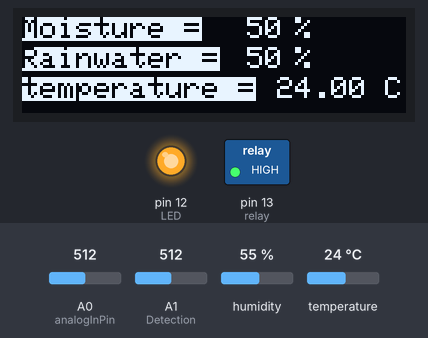
The sketch below on a simulated Arduino Uno, built with avr-gcc and run on an emulated ATmega328P. On the bench: 128×32 one-colour display, switched loads named in the sketch (green lamp = pin HIGH), output pins drawn as LEDs (lit = HIGH). Inputs (shaded band) come from the test bench; at power-on: A0 (analogInPin) = 512, A1 (Detection) = 512, temperature 24 °C, humidity 55 %.

Above: at 2.2 s.
2.3 s: A0 (analogInPin) set to 495
At 11.9 s:
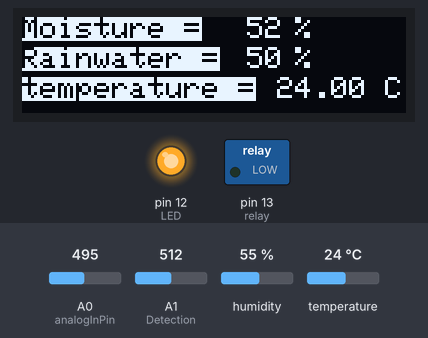
12.6 s: A1 (Detection) set to 700
At 22.3 s:
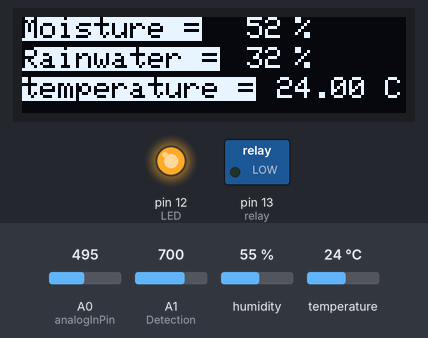
22.6 s: A1 (Detection) set to 733
At 31.8 s:
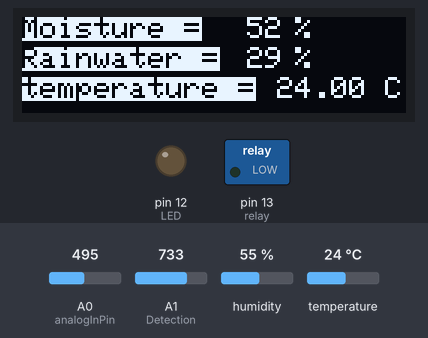
32.7 s: A0 (analogInPin) set to 716
At 42.3 s:
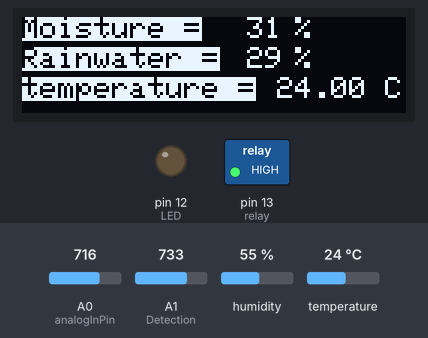
42.7 s: temperature set to 12 °C
At 51.6 s:
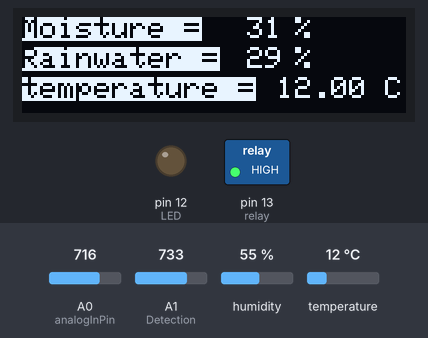
52.8 s: A1 (Detection) set to 716
At 62.1 s:
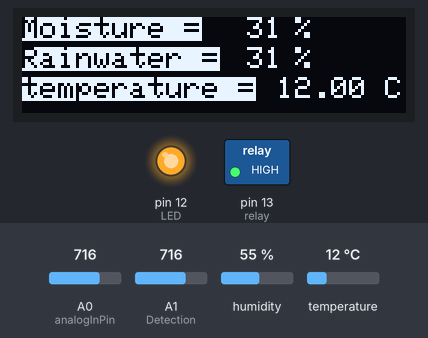
Timing chart, 0 to 63.6 s (numbered marks = the images above; inputs shaded):
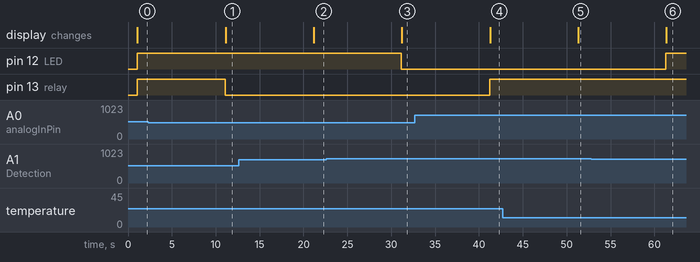

The sketch:

Project_Smart_Farm.ino
```cpp
#include <Adafruit_GFX.h>  //ประค่าของตัววัดคาวมชื้นดิน
#include <Adafruit_SSD1306.h>
#include <SPI.h>
#include <Wire.h>

Adafruit_SSD1306 oled = Adafruit_SSD1306(128, 32, &Wire);

#include "DHT.h"   //ประกาศค่าของตัววัดอณุหภูมิ
#define DHTPIN 7
#define DHTTYPE DHT11

DHT dht(DHTPIN, DHTTYPE);

const int analogInPin = A0; //ประกาศขา
const int Detection = A1;

const int relay = 13;  //ขา Relay
const int LED = 12;  //ขา LED


int Moisture = 0;        // ตัวแปรค่า Analog
int outputValue = 0;        // ตัวแปรสำหรับ Map เพื่อคิด %

int Moistur = 0;        // ตัวแปรค่า Analog
int outputValu = 0;        // ตัวแปรสำหรับ Map เพื่อคิด %

void setup(){

  Serial.begin(9600);

  pinMode(relay, OUTPUT);
  pinMode(LED, OUTPUT);
  oled.begin(0x3C); // Address 0x3C for 128x32
  oled.clearDisplay();

  dht.begin();

  delay(1000);
  }

void loop(){

  Moisture = analogRead(analogInPin);
  outputValue = map(Moisture, 0, 1023, 100, 0);

  Moistur = analogRead(Detection);
  outputValu = map(Moistur, 0, 1023, 100, 0);


  if (outputValue <= 50) {         //ตั้งค่า % ที่ต้องการจะรดน้ำต้นไม้
    digitalWrite(relay, HIGH);
  }

  else {
    digitalWrite(relay, LOW);      //จะหยุดเมื่อน้อยกว่า 50
  }

  if (outputValu > 30) {         //ตั้งค่า % ที่ต้องการจะรดน้ำต้นไม้
    digitalWrite(LED, HIGH);
  }

  else {
    digitalWrite(LED, LOW);      //จะหยุดเมื่อน้อยกว่า 50
  }


  oled.clearDisplay();

  float t = dht.readTemperature();

  oled.setCursor(0, 10);
  oled.setTextSize(1);
  oled.setTextColor(BLACK, WHITE);
  oled.print("Rainwater =");

   oled.setCursor(75, 10);
  oled.setTextColor(SSD1306_WHITE);
  oled.setTextSize(1);
  oled.print(outputValu);

  oled.setCursor(85, 10);
  oled.setTextColor(SSD1306_WHITE);
  oled.setTextSize(1);
  oled.print(" %");


  oled.setCursor(0, 0);
  oled.setTextSize(1);
  oled.setTextColor(BLACK, WHITE);
  oled.print("Moisture =");

  oled.setCursor(75, 0);
  oled.setTextColor(SSD1306_WHITE);
  oled.setTextSize(1);
  oled.print(outputValue);


  oled.setCursor(85, 0);
  oled.setTextColor(SSD1306_WHITE);
  oled.setTextSize(1);
  oled.print(" %");

  oled.setCursor(85, 20);
  oled.setTextSize(1);
  oled.print(t);

  oled.setCursor(115, 20);
  oled.setTextColor(SSD1306_WHITE);
  oled.setTextSize(1);              // ขนาดตัวอักษร
  oled.print(" C");                 //องศา

  oled.setCursor(0, 20);
  oled.setTextSize(1);
  oled.setTextColor(BLACK, WHITE);
  oled.println("temperature =");   //=ชื่ออณุหภูมิ

  oled.display();
  delay(10000);

}
```

Measured:
- the behaviour switches between 512 and 511 on A0 (analogInPin) (found by bisection; images 0 and 1)
- the behaviour switches between 716 and 717 on A1 (Detection) (found by bisection; images 2 and 3)
- after the input at 2.3 s, pin 13 (relay): HIGH → LOW after 8.8 s; the display: changes after 8.8 s (image 1)
- after the input at 12.6 s, the display: changes after 8.6 s (image 2)
- after the input at 22.6 s, pin 12 (LED): HIGH → LOW after 8.6 s; the display: changes after 8.6 s (image 3)
- after the input at 32.7 s, pin 13 (relay): LOW → HIGH after 8.5 s; the display: changes after 8.6 s (image 4)
- after the input at 42.7 s, the display: changes after 8.6 s (image 5)
- after the input at 52.8 s, pin 12 (LED): LOW → HIGH after 8.5 s; the display: changes after 8.6 s (image 6)
